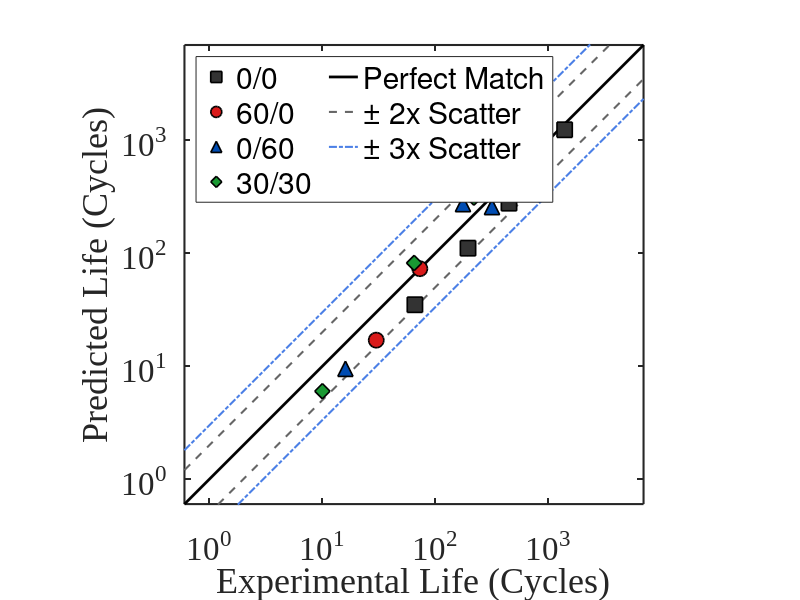

Here is the MATLAB script that generated this plot: (Note: this script raises an error after producing the figure.)
close all;
clear all;
clc;

%%%%%%% Figure-6 (b)%%%%%%%%%%%%%5


%% ========================================================================
%% 1. INPUT DATA (Case-Specific Life Data)
%% ========================================================================
% Experimental Data (Cycles to Failure)
exp_00   = [66, 195, 450, 1400];       
exp_600  = [30, 73, 472, 713];         
exp_060  = [16, 176, 318, 534];        
exp_3030 = [10, 65, 220, 465];         

% Predicted Data (Simulation/Model)
pred_00   = [35, 111, 278, 1242];       
pred_600  = [17, 73, 472, 713];      
pred_060  = [9.4829, 273, 257, 736];       
pred_3030 = [6, 82, 311, 942.1];     

%% ========================================================================
%% 2. DEFINE CUSTOM COLORS (Publication Quality)
%% ========================================================================
c_grey   = [0.2, 0.2, 0.2];    % 0/0
c_red    = [0.85, 0.1, 0.1];   % 60/0
c_blue   = [0.0, 0.3, 0.7];    % 0/60
c_green  = [0.1, 0.6, 0.2];    % 30/30

%% ========================================================================
%% 3. SETUP PLOT LIMITS
%% ========================================================================
all_exp = [exp_00, exp_600, exp_060, exp_3030];
all_pred = [pred_00, pred_600, pred_060, pred_3030];

min_val = min([all_exp, all_pred]) * 0.1; 
max_val = max([all_exp, all_pred]) * 5;  
limits  = [min_val, max_val]; 

if isempty(limits) || isnan(limits(1)) || limits(1) <= 0
    limits = [1, 10000]; 
end

figure('Color', 'w'); hold on;

%% ========================================================================
%% 4. PLOT SCATTER BANDS
%% ========================================================================
% Perfect Agreement (1:1) - Black Solid
hPerf = plot(limits, limits, 'k-', 'LineWidth', 2); 

% +/- 2x Scatter - Dark Grey Dashed
h2x = plot(limits, limits * 2, 'k--', 'Color', [0.4 0.4 0.4], 'LineWidth', 1.5);
      plot(limits, limits / 2, 'k--', 'Color', [0.4 0.4 0.4], 'LineWidth', 1.5);

% +/- 3x Scatter - Muted Blue Dash-Dot
h3x = plot(limits, limits * 3, '-.', 'Color', [0.3 0.5 0.9], 'LineWidth', 1.5);
      plot(limits, limits / 3, '-.', 'Color', [0.3 0.5 0.9], 'LineWidth', 1.5);

%% ========================================================================
%% 5. PLOT DATA POINTS (Specific Markers & New Colors)
%% ========================================================================
% Case 0/0: Dark Grey Squares
h00 = loglog(exp_00, pred_00, 's', ...
    'MarkerSize', 11, 'LineWidth', 1.2, ...
    'MarkerEdgeColor', 'k', 'MarkerFaceColor', c_grey);

% Case 60/0: Deep Red Circles
h600 = loglog(exp_600, pred_600, 'o', ...
    'MarkerSize', 11, 'LineWidth', 1.2, ...
    'MarkerEdgeColor', 'k', 'MarkerFaceColor', c_red);

% Case 0/60: Royal Blue Triangles
h060 = loglog(exp_060, pred_060, '^', ...
    'MarkerSize', 11, 'LineWidth', 1.2, ...
    'MarkerEdgeColor', 'k', 'MarkerFaceColor', c_blue);

% Case 30/30: Forest Green Diamonds
h3030 = loglog(exp_3030, pred_3030, 'd', ...
    'MarkerSize', 11, 'LineWidth', 1.2, ...
    'MarkerEdgeColor', 'k', 'MarkerFaceColor', c_green);

%% ========================================================================
%% 6. FORMATTING (Times New Roman)
%% ========================================================================
axis square; grid off; box on;
xlim(limits); ylim(limits);
set(gca, 'XScale', 'log', 'YScale', 'log');

set(gca, 'LineWidth', 1.5, ...
    'FontSize', 24, ...
    'FontName', 'Times New Roman', ...
    'FontWeight', 'normal');

xlabel('Experimental Life (Cycles)', ...
    'FontSize', 26, 'FontName', 'Times New Roman', 'FontWeight', 'normal');
ylabel('Predicted Life (Cycles)', ...
    'FontSize', 26, 'FontName', 'Times New Roman', 'FontWeight', 'normal');

% --- LEGEND ---
lgd = legend([h00, h600, h060, h3030, hPerf, h2x, h3x], ...
    {'0/0', '60/0', '0/60', '30/30', ...
     'Perfect Match', '\pm 2x Scatter', '\pm 3x Scatter', '\pm 5x Scatter'}, ...
    'Location', 'northwest', 'NumColumns', 2);

lgd.FontSize = 24;
lgd.FontName = 'Times New Roman';
legend boxon;

% --- ANNOTATION ---
annotation('textbox', [0.65 0.15 0.25 0.12], ...
    'String', {'DD6, R_{\epsilon}=-1', 'Temperature = 760^{\circ}C'}, ...
    'Interpreter','tex', ...
    'FontSize', 24, ...
    'FontName', 'Times New Roman', ...
    'BackgroundColor','white', ...
    'EdgeColor','black', ...
    'LineWidth', 1.2);

hold off;
